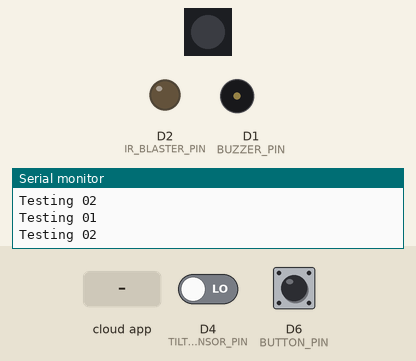
The sketch below on a simulated ESP8266 (NodeMCU). On the bench: 1 RGB LEDs in strip order, left to right, output pins drawn as LEDs (lit = HIGH), buzzer (waves = sounding, pin HIGH), the last lines printed to the serial monitor. The inputs (shaded band) are chosen by the test bench; at power-on: D4 (TILT_SENSOR_PIN) LOW, D6 (BUTTON_PIN) LOW. WiFi joins after 1.5 s; servers stay silent unless stated; no MQTT or app messages arrive unless stated.

Above: at 4.2 s.
4.3 s: the phone or cloud app sets ledState to 1
At 4.9 s:
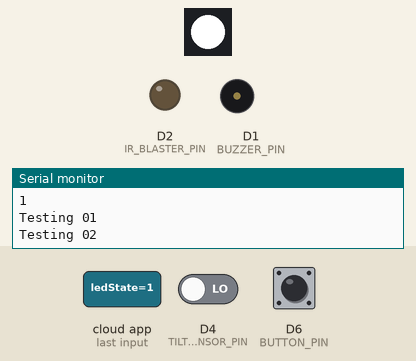
5.8 s: the phone or cloud app sets ledState to 2
At 7.0 s:
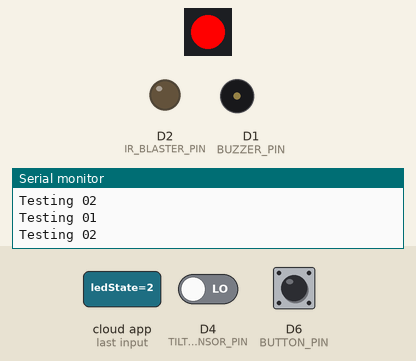
7.3 s: the phone or cloud app sets ledState to 3
At 7.9 s:
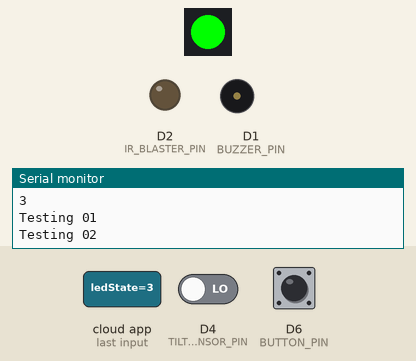
12.4 s: the phone or cloud app sets ledState to 0
At 13.2 s:
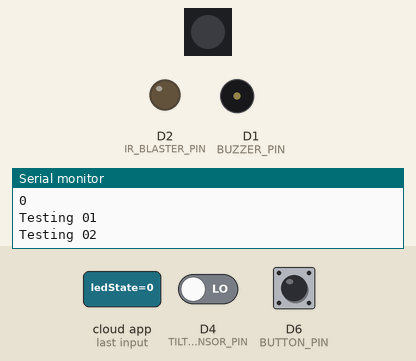
Timing chart, 0 to 14.9 s (numbered marks = the images above; inputs shaded):
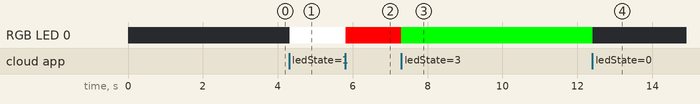

The sketch:

mqtt_arduino.ino
```cpp
#include <ESP8266WiFi.h>
#include "Adafruit_MQTT.h"
#include "Adafruit_MQTT_Client.h"
#include <ArduinoJson.h>
#include "sensor.h"

#define PLAYER_NUM "Player3"

#define LED_STATE_STR PLAYER_NUM "/ledState"
#define IR_STATE_STR PLAYER_NUM "/irState"

/************************* WiFi Access Point *********************************/

#define WLAN_SSID       "UB_Connect"
#define WLAN_PASS       ""

/************************* Adafruit.io Setup *********************************/

#define AIO_SERVER      "mqtt.drewwilliams.dev"
// Using port 8883 for MQTTS
#define AIO_SERVERPORT  8883
// Adafruit IO Account Configuration
// (to obtain these values, visit https://io.adafruit.com and click on Active Key)
#define AIO_USERNAME    "drew"
#define AIO_KEY         "dms216"

/************ Global State (you don't need to change this!) ******************/

// WiFiFlientSecure for SSL/TLS support
WiFiClientSecure client;

// Setup the MQTT client class by passing in the WiFi client and MQTT server and login details.
Adafruit_MQTT_Client mqtt(&client, AIO_SERVER, AIO_SERVERPORT, AIO_USERNAME, AIO_KEY);

// io.adafruit.com SHA1 fingerprint
static const char *fingerprint PROGMEM = "5E 5A 01 E5 59 B7 FC DB F5 90 D4 A2 EE 8D DC B9 5E B1 77 BF";

/****************************** Feeds ***************************************/

// Setup a feed called 'test' for publishing.
// Notice MQTT paths for AIO follow the form: <username>/feeds/<feedname>
Adafruit_MQTT_Publish test = Adafruit_MQTT_Publish(&mqtt, PLAYER_NUM);
Adafruit_MQTT_Subscribe ledSub = Adafruit_MQTT_Subscribe(&mqtt, LED_STATE_STR);
Adafruit_MQTT_Subscribe irSendSub = Adafruit_MQTT_Subscribe(&mqtt, IR_STATE_STR);

/*************************** Sketch Code ************************************/

void ledCallback(uint32_t pattern) {
  Serial.println("Got pattern");
  Serial.println(pattern);
  setPixelPattern(pattern);
}

void irCallback(uint32_t code) {
  Serial.println("Got ir code");
  Serial.println(code);
  sendIRData(code);
}

void setup() {
  Serial.begin(115200);
  delay(10);

  //Setup sensors
  setupSensors();

  // Connect to WiFi access point.
  Serial.println(); Serial.println();
  Serial.print("Connecting to ");
  Serial.println(WLAN_SSID);

  delay(1000);
  WiFi.begin(WLAN_SSID, WLAN_PASS);
  delay(2000);

  while (WiFi.status() != WL_CONNECTED) {
    delay(500);
    Serial.print(".");
  }
  Serial.println();

  Serial.println("WiFi connected");
  Serial.println("IP address: "); Serial.println(WiFi.localIP());

  client.setFingerprint(fingerprint);

  ledSub.setCallback(ledCallback);
  irSendSub.setCallback(irCallback);

  mqtt.subscribe(&ledSub);
  mqtt.subscribe(&irSendSub);
}

void sendButtonPress() {
  Serial.println("Testing 01");
  char outputBuffer[128];
  StaticJsonDocument<200> doc;
  doc["buttonState"] = getPushButtonPressed();
  doc["tiltState"] = getTilted();
  doc["irSensor"] = getMostRecentPressedRemote();
  serializeJson(doc, outputBuffer);
  test.publish(outputBuffer);
  Serial.println("Testing 02");
}

void loop() {
  MQTT_connect();

  for(int i = 0; i < 5000; i++) {
      sensorLoop();
      sendButtonPress();
      mqtt.processPackets(500);
  }

  if (!mqtt.ping()) {
    mqtt.disconnect();
  }
}

void MQTT_connect() {
  int8_t ret;

  if (mqtt.connected()) {
    return;
  }

  Serial.print("Connecting to MQTT... ");

  uint8_t retries = 3;
  while ((ret = mqtt.connect()) != 0) {
    Serial.println(mqtt.connectErrorString(ret));
    Serial.println("Retrying MQTT connection in 5 seconds...");
    mqtt.disconnect();
    delay(5000);
    retries--;
    if (retries == 0) {
      while (1);
    }
  }

  Serial.println("MQTT Connected!");
}
```

sensor.h
```cpp
#include <Adafruit_NeoPixel.h>
#include <IRremoteESP8266.h>
#include <IRrecv.h>
#include <IRsend.h>
#include <IRutils.h>

//PINS
#define NEO_PIXEL_PIN 14
#define BUTTON_PIN 12
#define IR_SENSOR_PIN 13
#define TILT_SENSOR_PIN 2
#define BUZZER_PIN 5
#define SPEAKER_PIN 17
#define IR_BLASTER_PIN 4

//CONSTANTS
#define LED_COUNT 1
#define NEO_PIXEL_BRIGHTNESS 255

unsigned long lastDebounceTimeButton = 0;
unsigned long lastDebounceTimeTilt = 0;
unsigned long debounceDelay = 50;

//DEVICE VARIABLES
Adafruit_NeoPixel neoPixel(LED_COUNT, NEO_PIXEL_PIN, NEO_GRB + NEO_KHZ800);
IRrecv reciever(IR_SENSOR_PIN);
IRsend ir_sender(IR_BLASTER_PIN);
decode_results reciever_results;

//STATE VARIABLES
int buttonState;
int lastButtonState = LOW;
int buttonStateToRead = LOW;

int tiltState;
int lastTiltState = LOW;
int tiltStateToRead = LOW;

static char remoteMostRecentPressed[10];

void debounceButton() {
  int reading = digitalRead(BUTTON_PIN);
  if(reading != lastButtonState) {
    lastDebounceTimeButton = millis();
  }
  if((millis() - lastDebounceTimeButton) > debounceDelay) {
    if(reading != buttonState) {
      buttonState = reading;
      if(buttonState == HIGH) {
        buttonStateToRead = !buttonStateToRead;
      }
    }
  }
  lastButtonState = reading;
}

void debounceTilt() {
  int reading = digitalRead(TILT_SENSOR_PIN);
  if(reading != lastTiltState) {
    lastDebounceTimeTilt = millis();
  }
  if((millis() - lastDebounceTimeTilt) > debounceDelay) {
    if(reading != tiltState) {
      tiltState = reading;
      if(tiltState == HIGH) {
        tiltStateToRead = !tiltStateToRead;
      }
    }
  }
  lastTiltState = reading;
}

bool getPushButtonState() {
  return buttonStateToRead;
}

bool getPushButtonPressed() {
  return digitalRead(BUTTON_PIN);
}

bool getTiltState() {
  return tiltStateToRead;
}

bool getTilted() {
  return digitalRead(TILT_SENSOR_PIN);
}

void setBuzzer(bool onOff) {
  if(onOff) {
    digitalWrite(BUZZER_PIN, HIGH);
  }
  else {
    digitalWrite(BUZZER_PIN, LOW);
  }
}

void setPixelPattern(int pattern) {
  unsigned char r = 0;
  unsigned char g = 0;
  unsigned char b = 0;
  switch(pattern) {
    case 0:
      r = 0, g = 0, b = 0;
      break;
    case 1:
      r = 255, g = 255, b = 255;
      break;
    case 2:
      r = 255, g = 0, b = 0;
      break;
    case 3:
      r = 0, g = 255, b = 0;
      break;
    case 4:
      r = 0, g = 0, b = 255;
      break;
    case 5:
      r = 255, g = 255, b = 0;
      break;
    default:
      Serial.println("LED PATTERN NOT VALID. TURNING OFF!");
      r = 0, g = 0, b = 0;
      break;
  }
  neoPixel.setPixelColor(0, r, g, b);
  neoPixel.show();
}

void sendIRData(uint16_t code) {
  uint16_t rawData[67] = {9000, 4500, 650, 550, 650, 1650, 600, 550, 650, 550,
                        600, 1650, 650, 550, 600, 1650, 650, 1650, 650, 1650,
                        600, 550, 650, 1650, 650, 1650, 650, 550, 600, 1650,
                        650, 1650, 650, 550, 650, 550, 650, 1650, 650, 550,
                        650, 550, 650, 550, 600, 550, 650, 550, 650, 550,
                        650, 1650, 600, 550, 650, 1650, 650, 1650, 650, 1650,
                        650, 1650, 650, 1650, 650, 1650, 600};
  ir_sender.sendRaw(rawData, 67, 38);
  delay(2000);
}

void readIRSensor() {
  if(reciever.decode(&reciever_results)) {
    serialPrintUint64(reciever_results.value, HEX);
    sprintf(remoteMostRecentPressed, "%lld", reciever_results.value);
    Serial.println("");
    reciever.resume();
  }
  delay(100);
}

char* getMostRecentPressedRemote() {
  return remoteMostRecentPressed;
}

void sensorLoop() {
  debounceButton();
  debounceTilt();
  readIRSensor();
}

void setupSensors() {
  pinMode(BUTTON_PIN, INPUT);
  pinMode(IR_SENSOR_PIN, INPUT);
  pinMode(TILT_SENSOR_PIN, INPUT);
  pinMode(BUZZER_PIN, OUTPUT);
  pinMode(IR_BLASTER_PIN, OUTPUT);

  neoPixel.setBrightness(NEO_PIXEL_BRIGHTNESS);
  neoPixel.begin();
  neoPixel.show();

  setPixelPattern(0);

  ir_sender.begin();
  reciever.enableIRIn();

  Serial.println("Setup sensors done.");
}
```

Measured:
- after the input at 4.3 s, RGB LED 0: off → RGB(255, 255, 255) at once
- after the input at 5.8 s, RGB LED 0: RGB(255, 255, 255) → RGB(255, 0, 0) at once
- after the input at 7.3 s, RGB LED 0: RGB(255, 0, 0) → RGB(0, 255, 0) at once
- after the input at 12.4 s, RGB LED 0: RGB(0, 255, 0) → off at once
